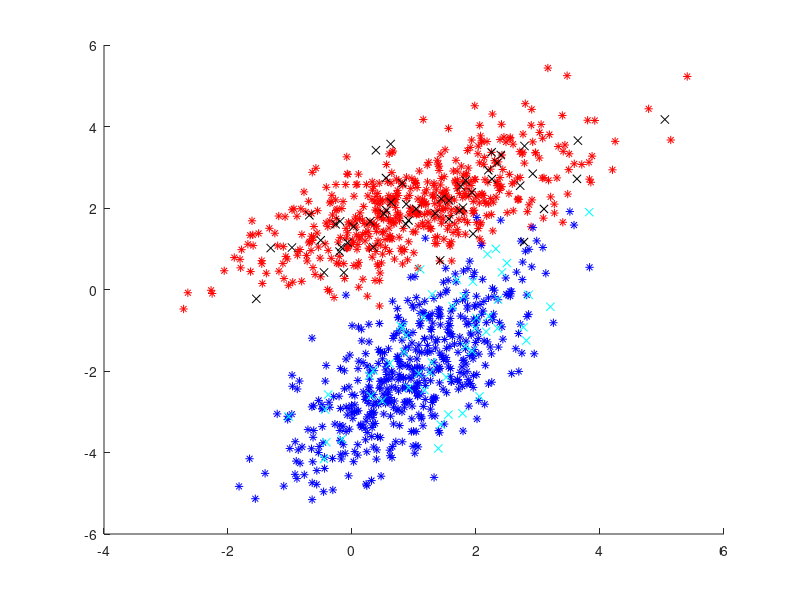

This figure's MATLAB source: (Note: this script raises an error after producing the figure.)
mu1 = [1;2];
sigma1 = [2 1; 1 1];

mu2 = [1;-2];
sigma2 = [1 1; 1 2];

Pw1 = 0.3;
Pw2 = 0.7;

maxLikelihoodX = @(x) -0.5 * x^2 + 2 * x - 2 - 0.5*log( det( sigma1 ) ) + 0.5*x^2 - x + 0.5 + 0.5*log( det( sigma2 ) );
bayesX = @(x) -0.5 * x^2 + 2 * x - 2 - 0.5*log( det( sigma1 ) ) + log(Pw1) + 0.5*x^2 - x + 0.5 + 0.5*log( det( sigma2 ) ) + log(Pw2);

hold all;

r1 = mvnrnd( mu1, sigma1, 500 );
plot( r1(:,1),r1(:,2),'r*');

r2 = mvnrnd( mu2, sigma2, 500 );
plot( r2(:,1), r2(:,2), 'b*' );

r3 = mvnrnd( mu1, sigma1, 50 );
plot( r3(:,1), r3(:,2), 'kx' );

r4 = mvnrnd( mu2, sigma2, 50 );
plot( r4(:,1), r4(:,2), 'cx' );

mlplot = ezplot( maxLikelihoodX );
set( mlplot, 'Color', 'g' );
bplot = ezplot( bayesX );
set( bplot, 'Color', 'm' );

hold off;

avSigma = ( sigma1 + sigma2 ) / 2

k = 0.125 * (mu1-mu2)' * avSigma^-1 * (mu1 - mu2 ) + 0.5 * log( det(avSigma) / sqrt( det(sigma1) * det( sigma2) ) )
perr = sqrt( Pw1 * Pw2 ) * exp( -k )